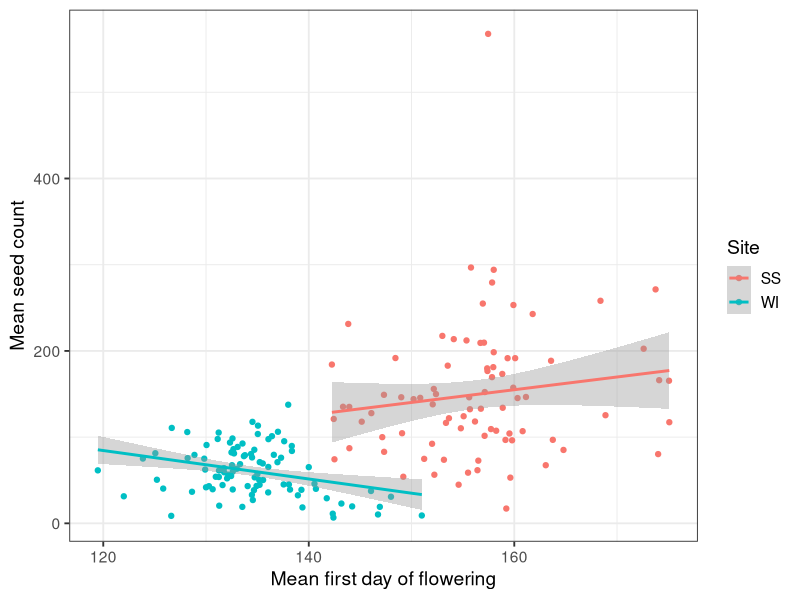
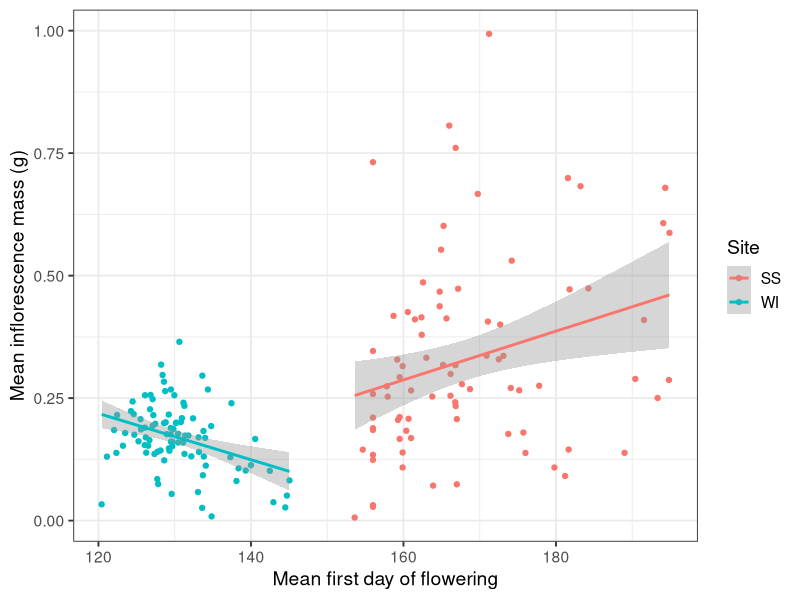

Generate these figures, in order, with R:
# Compares flowering time vs fitness for Sheep Station and Wildcat in 2021-2022
# and 2022-2023

## Preliminaries ####
# Load libraries
library(tidyverse)

# Read in data
cg_full <- read_csv("gardens/deriveddata/cg_fullData_withFlags.csv")

## Data cleaning ####
# Drop out observations for flags of concern (i.e. that could affect survival or
# fitness)
cg_full %>%
  filter(!grepl("smut", note_standard_phen) &
           !grepl("smut", note_standard_harvest) &
           !grepl("herbivory", note_standard_phen) &
           !grepl("herbivory", note_standard_harvest) &
           !grepl("physical_damage", note_standard_phen) &
           !grepl("physical_damage", note_standard_harvest) &
           !grepl("seed_drop", note_standard_phen) &
           !grepl("seed_drop", note_standard_harvest) &
           !grepl("wrong_spp", note_standard_phen) &
           !grepl("wrong_spp", note_standard_harvest) &
           !grepl("missing", note_standard_harvest)) -> cg_clean
# What percent of observations are we losing?
1 - nrow(cg_clean) / nrow(cg_full)
  
# Get true positives (alive at last phenology check before harvest and
# successfully harvested) and true negatives (not alive at last phenology check
# before harvest and not harvested)
cg_clean %>% 
  filter(last_phen_status == "Y" & (inflor_mass + veg_mass) > 0) -> cg_clean_pos
cg_clean %>% 
  filter(last_phen_status == "N" & (inflor_mass + veg_mass) == 0) -> cg_clean_neg
# See how many additional observations this drops out
(nrow(cg_clean_pos) + nrow(cg_clean_neg)) / nrow(cg_clean)
# Only takes out an additional 5%
rbind(cg_clean_pos, cg_clean_neg) -> cg_model
# This is a very conservative cleaning of the data

# Remove all intermediate datasets
rm(list=setdiff(ls(), "cg_model"))

## Data manipulation ####

# Get average flowering time per genotype. These will fill in observations with
# no observed flowering time to be the average for that genotype x site x year
# combination
cg_model %>% 
  # Only interested in Sheep Station and Wildcat
  filter(site %in% c("SS", "WI")) %>% 
  filter(complete.cases(first_flower)) %>% 
  group_by(genotype, site, year) %>% 
  summarize(mean_ft = mean(first_flower)) %>% 
  ungroup() -> gt_means

# Merge together with cg data
merge(cg_model, gt_means) -> cg_model

# Set first flowering date to be average if did not flower
cg_model %>% 
  mutate(first_flower = ifelse(is.na(first_flower),
                               mean_ft, first_flower)) -> cg_model

## Flowering x fitness analysis for 2022 (seed count) ####
# Average across genotype x site combination
cg_model %>% 
  filter(year == 2022) %>% 
  group_by(genotype, site) %>% 
  summarize(mean_ft = mean(first_flower),
            mean_seed_count = mean(seed_count_total)) -> genotype_site_2022 

# Make plot of site * flowering time interaction
genotype_site_2022 %>%  
  ggplot(aes(x = mean_ft, y = mean_seed_count, color = site)) +
  geom_point() +
  geom_smooth(method = "lm") +
  labs(y = "Mean seed count",
       x = "Mean first day of flowering",
       color = "Site") +
  theme_bw(base_size = 14) 

# Fit linear model on genotype averages
fitness_mod_2022 <- lm(mean_seed_count ~ mean_ft * site, data = genotype_site_2022)
summary(fitness_mod_2022) # Significant interaction

## Flowering x fitness analysis for 2023 (inflorescence mass) ####
# Average across genotype x site combination
cg_model %>% 
  filter(year == 2023) %>% 
  group_by(genotype, site) %>% 
  summarize(mean_ft = mean(first_flower),
            mean_inflor_mass = mean(inflor_mass)) -> genotype_site_2023 

# Make plot of site * flowering time interaction
genotype_site_2023 %>%  
  ggplot(aes(x = mean_ft, y = mean_inflor_mass, color = site)) +
  geom_point() +
  geom_smooth(method = "lm") +
  labs(y = "Mean inflorescence mass (g)",
       x = "Mean first day of flowering",
       color = "Site") +
  theme_bw(base_size = 14) 

# Fit linear model on genotype averages
fitness_mod_2023 <- lm(mean_inflor_mass ~ mean_ft * site, data = genotype_site_2023)
summary(fitness_mod_2023) # Significant interaction

